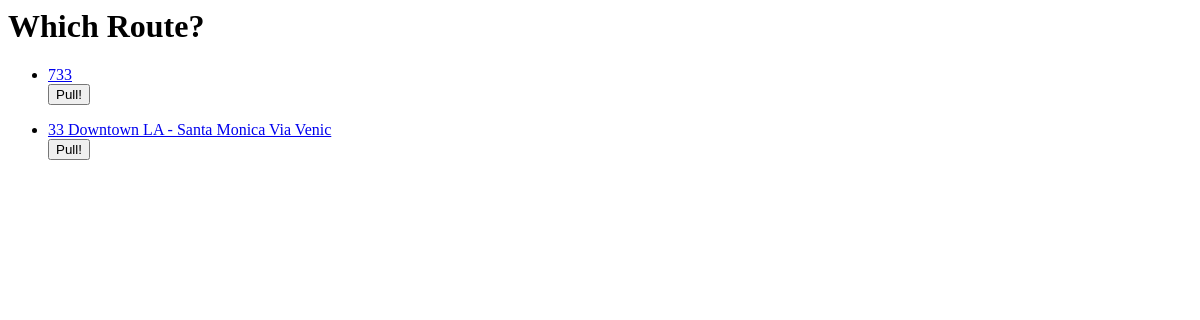
Page /locations/routes/ on the earlier database version.
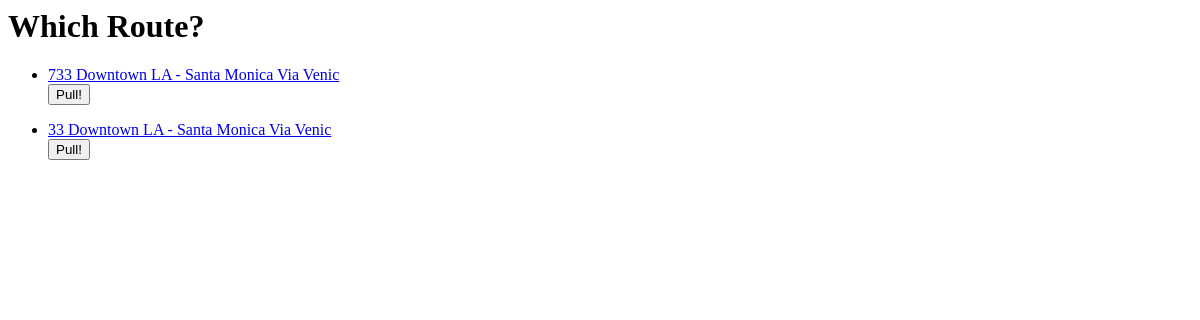
Same page on the later database version.
### locations/models.py (models this page shows, shortened)
class Route(models.Model):
    route_id = models.CharField(max_length=50)
    display_name = models.CharField(max_length=255)

### locations/views.py (the view)
class RoutesView(generic.ListView):
    model = Route

### locations/templates/locations/route_list.html (shortened to what this page needs)
{% load staticfiles %}
<link rel="stylesheet" type="text/css" href="{% static 'locations/style.css' %}" />
<h1>Which Route?</h1>
{% if route_list %}
    <ul>
    {% for route in route_list %}
        <li>
            <a href="{% url 'locations:route_vehicles' route.route_id %}">{{ route.display_name }}</a>
            <form action="{% url 'locations:pull' route.route_id %}" method="post">
              <input type="submit" value="Pull!" />
            </form>
        </li>
    {% endfor %}
    </ul>
{% else %}
    <p>No routes are available.</p>
{% endif %}

Differences in the rows shown:
removed Route: display_name "733"
added Route: display_name "733 Downtown LA - Santa Monica Via Venic"
